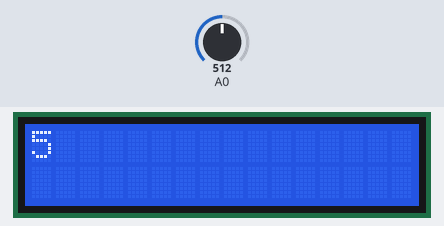
The sketch below on a simulated Arduino Uno, built with avr-gcc and run on an emulated ATmega328P. On the bench: 16×2 character LCD. Inputs (shaded band) come from the test bench; at power-on: A0 = 512.

Above: at 1.2 s.
1.3 s: A0 set to 716
At 2.5 s:
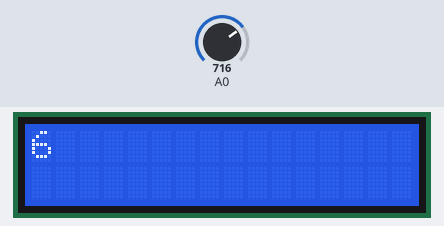
2.8 s: A0 set to 900
4.3 s: A0 set to 1023
At 5.0 s:
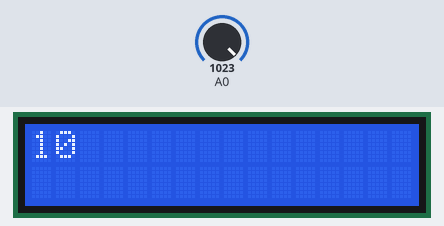
Timing chart, 0 to 7.3 s (numbered marks = the images above; inputs shaded):
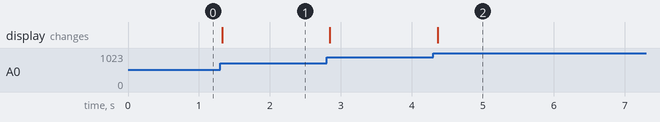

The sketch:

lcd.ino
```cpp
#include <LiquidCrystal.h>
LiquidCrystal lcd(12, 11, 5, 4, 3, 2);

void setup() {
  lcd.begin(16, 2);
  lcd.print("Hello");
}

void loop() {
  lcd.clear();
  lcd.setCursor(0, 0);
  lcd.print(getPotValue());
  delay(250);
}

int getPotValue() {
  return map(analogRead(A0), 0, 1023, 0, 10);
}
```

Measured:
- after the input at 1.3 s, the display: changes at once (image 1)
- after the input at 4.3 s, the display: changes after 0.06 s (image 2)
